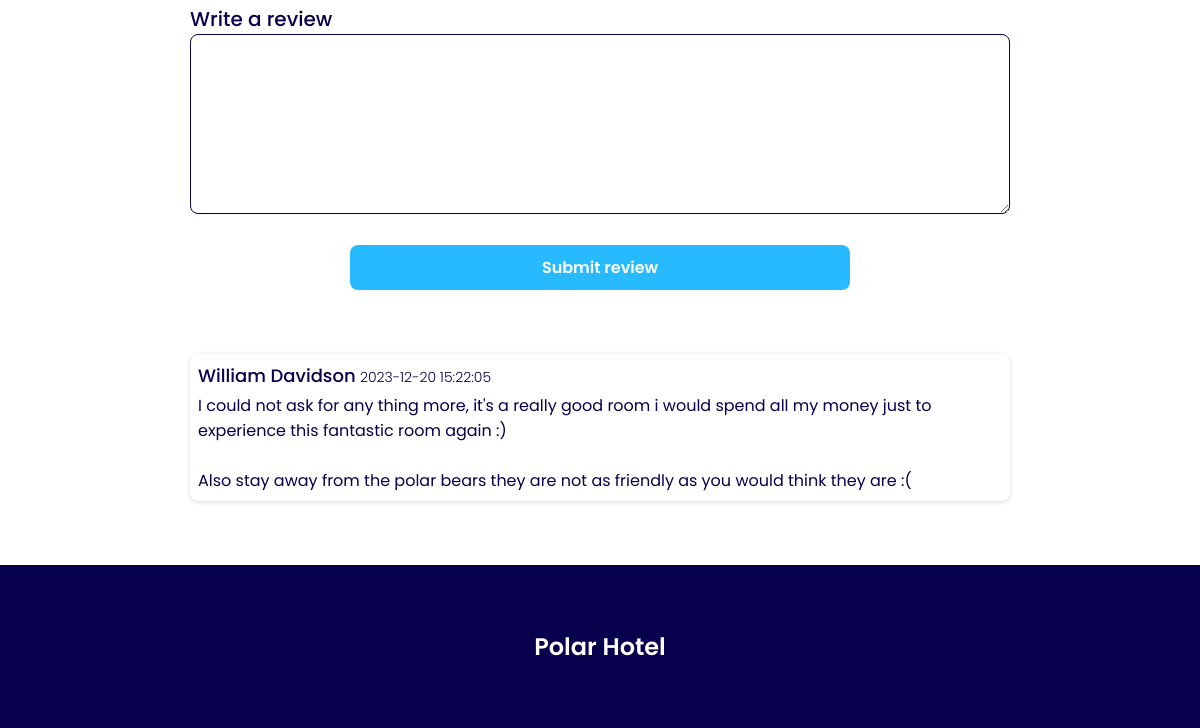
Before: /room.php?room=417e6bdc-920b-4533-bd45-86944aaec8ad (lower part) with the older database file.
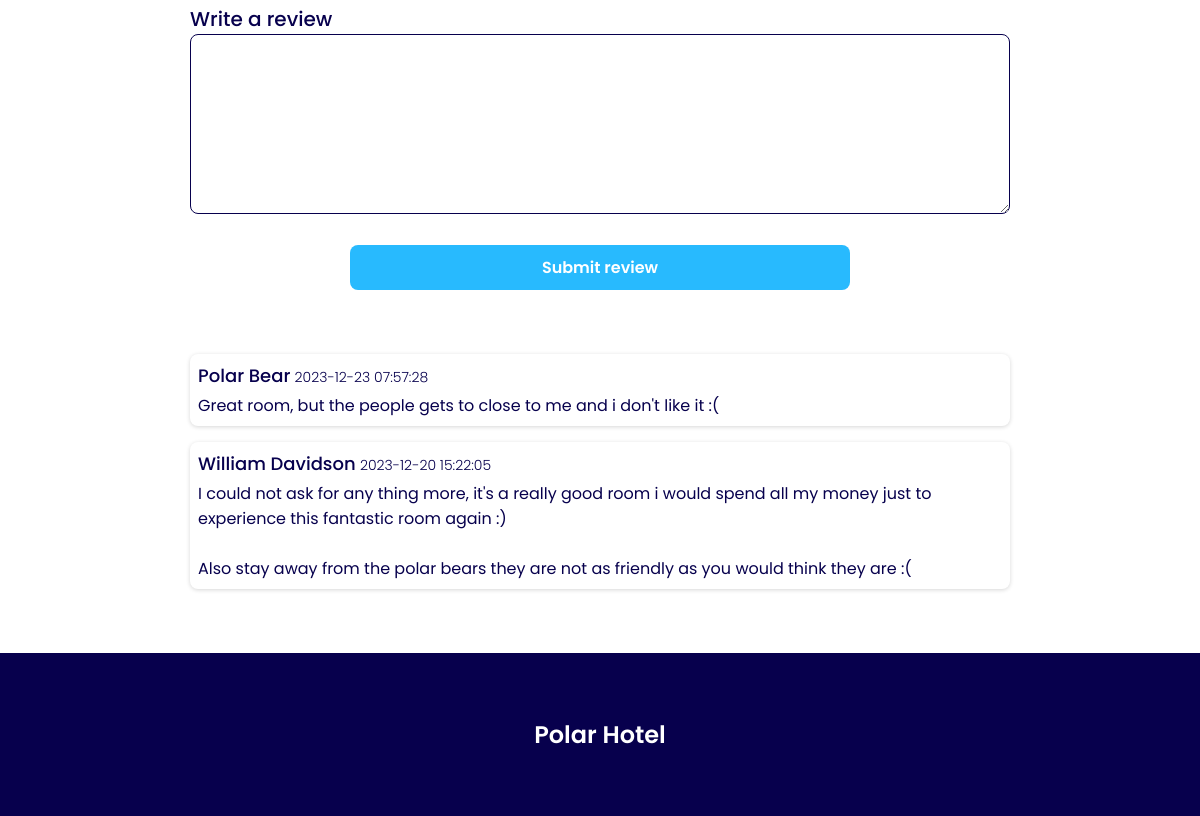
After: the same page with the newer database file.
### tables this page shows
CREATE TABLE room_reviews (
	id INTEGER PRIMARY KEY,
	room_id VARCHAR,
	name VARCHAR,
	review VARCHAR,
	created_date DATETIME DEFAULT CURRENT_TIMESTAMP,
	FOREIGN KEY (room_id) REFERENCES rooms (id) ON DELETE CASCADE
);

### app/getReviews.php (called while the page is built, shortened)
<?php
require_once __DIR__ . "/autoload.php";
try {
    if (isset($roomId)) {
        $getReviews = $db->prepare("SELECT name, review, created_date FROM room_reviews WHERE room_id = :room_id ORDER BY created_date DESC");
        $getReviews->bindParam(":room_id", $roomId, PDO::PARAM_STR);
        $getReviews->execute();
        $reviews = $getReviews->fetchAll();
    }
} catch (PDOException $e) {
    $reviews = [];
}

### room.php (the view, shortened to what this page needs)
<?php
$roomId = $_GET["room"];
require __DIR__ . "/app/getBookedRooms.php";
require __DIR__ . "/app/getReviews.php";
require_once __DIR__ . "/views/header.php";
?>
<main class="room-main max-w-section">
    <div class="reviews-container">
        <form class="column review-form" action="app/insertReview.php">
            <div>
                <label class="create-room-label" for="review">Write a review</label>
                <textarea required class="transfer-code-input" name="review" id="review" maxlength="1000" rows="6"></textarea>
            </div>
            <button class="submit-btn-blue cart-btn" type="submit">Submit review</button>
        </form>
        <div class="column reviews">
            <?php foreach ($reviews as $review) : ?>
                <div class="review">
                    <div>
                        <span class="review-name"><?= $review["name"]; ?></span>
                        <span class="review-date"><?= $review["created_date"]; ?></span>
                    </div>
                    <p><?= nl2br($review["review"]) ?></p>
                </div>
            <?php endforeach; ?>
        </div>
    </div>
</main>
<?php require_once __DIR__ . "/views/footer.php"; ?>

Changed rows visible on the page:
added room_reviews: name "Polar Bear", created_date "2023-12-23 07:57:28", review "Great room, but the people gets to close to me and i don't like it :("
